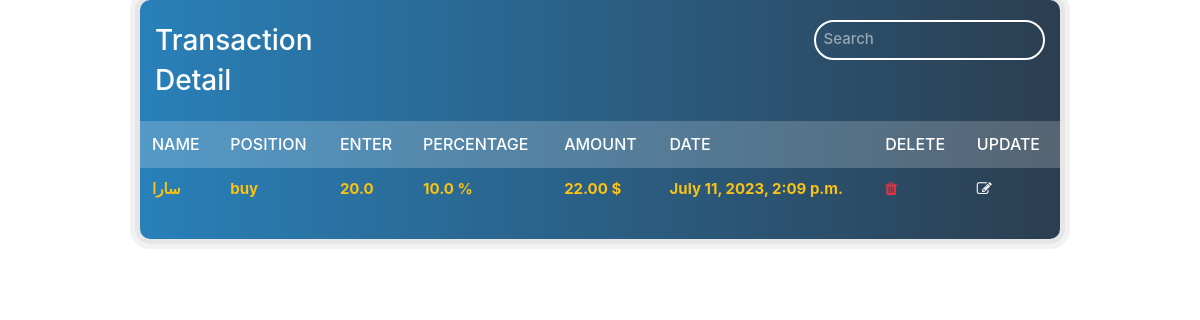
Screenshot of /20/ with the database file from the repository.
### cbvAPP/models.py (models this page shows, shortened)
class Student(models.Model):
    firstName = models.CharField(max_length=50)
    lastName = models.CharField(max_length=50)
    enter = models.FloatField(null=True)
    testScore = models.FloatField()
    Amount = models.FloatField(null=True, blank=True)
    date = models.DateTimeField(default=datetime.now, blank=True)

### cbvAPP/views.py (the view)
# urls.py: path('<int:pk>/', views.StudentDetailViwe.as_view(), name="detail"),
class StudentDetailViwe(DetailView):
    model = Student

### cbvAPP/templates/cbvApp/student_detail.html
{% extends 'cbvApp/base.html' %}
{% block body_content %}
    <div class="container">
        <div class="row">
            <div class="col-md-offset-1 col-md-10">
                <div class="panel">
                    <div class="panel-heading">
                        <div class="row">
                            <div class="col col-sm-3 col-xs-12">
                                <h4 class="title">Transaction <span>Detail</span></h4>
                            </div>
                            <div class="col-sm-9 col-xs-12 text-right">
                                <div class="btn_group">
                                    <input type="text" class="form-control" placeholder="Search">
                                </div>
                            </div>
                        </div>
                    </div>
                    <div class="panel-body table-responsive">
                        <table class="table">
                            <thead>
                                <tr>
                                    <th>name</th>
                                    <th>position</th>
                                    <th>enter</th>
                                    <th>Percentage</th>
                                    <th>Amount</th>
                                    <th>Date</th>
                                    <th>delete</th>
                                    <th>update</th>
                                </tr>
                            </thead>
                            <tbody>
                                <tr>
                                    <td><dt>{{student.firstName}}</dt></td>
                                    <td><dt>{{student.lastName}}</dt></td>
                                    <td><dt>{{student.enter}}</dt></td>
                                    <td><dt>{{student.testScore}} % </dt></td>
                                    <td><dt>{{student.Amount | floatformat:2}} $ </dt></td>
                                    <td><dt>{{student.date}}</dt></td>
                                    <td>
                                        <a class="text-white" href="/delete/{{student.id}}" data-tip="delete"><i class="fa fa-trash text-danger"></i></a>
                                    </td>
                                    <td>
                                        <a class="text-white" href="/update/{{student.id}}" data-tip="edit"><i class="fa fa-edit"></i></a>
                                    </td>
                                </tr>
                            </tbody>
                        </table>
                    </div>
                    <div class="panel-footer">
                    </div>
                </div>
            </div>
        </div>
    </div>
{% endblock %}

### cbvAPP/templates/cbvApp/base.html (style rules this page uses)
.panel { background: linear-gradient(to right, #2980b9, #2c3e50); padding: 0; border-radius: 10px; border: none; box-shadow: 0 0 0 5px rgba(0,0,0,0.05),0 0 0 10px rgba(0,0,0,0.05); }
.panel .panel-heading { padding: 20px 15px; border-radius: 10px 10px 0 0; margin: 0; }
.panel .panel-heading .title { color: #fff; font-size: 28px; font-weight: 500; text-transform: capitalize; line-height: 40px; margin: 0; }
.panel .panel-heading .form-control { color: #fff; background-color: transparent; width: 35%; height: 40px; border: 2px solid #fff; border-radius: 20px; display: inline-block; transition: all 0.3s ease 0s; }
.panel .panel-heading .form-control::placeholder { color: rgba(255,255,255,0.5); font-size: 15px; font-weight: 500; }
.panel .panel-body { padding: 0; }
.panel .panel-body .table thead tr th { color: #fff; background-color: rgba(255, 255, 255, 0.2); font-size: 16px; font-weight: 500; text-transform: uppercase; padding: 12px; border: none; }
.panel .panel-body .table tbody tr td { color: #FAC213; font-size: 15px; padding: 10px 12px; vertical-align: middle; border: none; }
.panel .panel-footer { color: #fff; background-color: transparent; padding: 15px; border: none; }

### rows the page displays
Student: firstName "سارا", lastName "buy", enter "20.0", testScore "10.0", Amount "22.00", date "July 11, 2023, 2:09 p.m."
